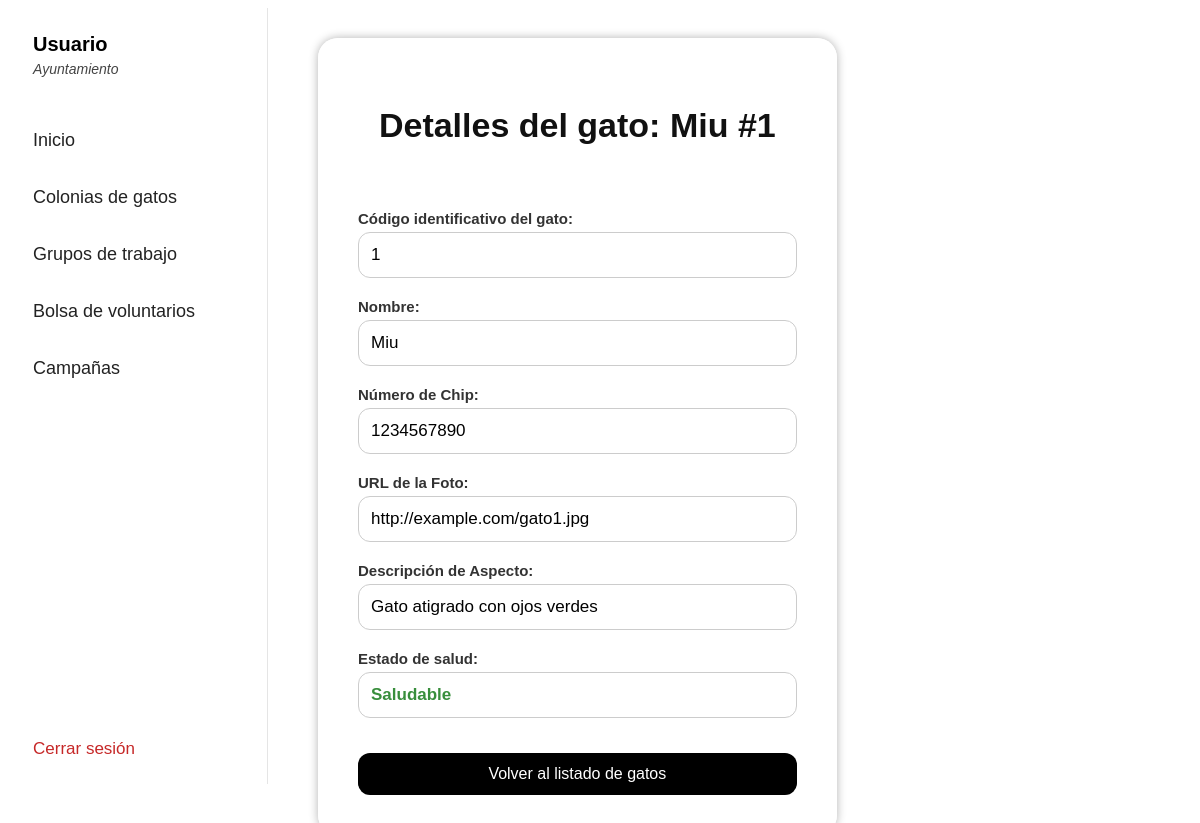
The app's page /BD2imo/panel_ayuntamiento/opciones_gest_colonias/detalles_gato.php?id=1 with its own data.
### tables this page shows
CREATE TABLE gato (
    id_gato INT AUTO_INCREMENT NOT NULL PRIMARY KEY,
    nombre Varchar(100) NOT NULL,
    num_chip Varchar(20) NULL,
    url_foto Varchar(255) NULL,
    descripcion_aspecto Varchar(255) NULL,
    id_estado INT NOT NULL,
    CONSTRAINT fk_gato_estado FOREIGN KEY (id_estado) REFERENCES estado_gato(id_estado)
);

CREATE TABLE estado_gato (
    id_estado INT AUTO_INCREMENT NOT NULL PRIMARY KEY,
    estado VARCHAR(20) NOT NULL
);

### BD2imo/panel_ayuntamiento/opciones_gest_colonias/detalles_gato.php (the view, shortened to what this page needs)
<?php
$id_colonia_actual = "";
$datos_gato = [
    'id_gato' => '',
    'nombre' => '',
    'num_chip' => '',
    'url_foto' => '',
    'descripcion_aspecto' => '',
    'estado' => ''
];
$gato_encontrado = false;
if (isset($_GET["id"])) {
    $id_gato_actual = $_GET["id"];
    $conexion = mysqli_connect("localhost", "root", "");
    $consulta_select = "SELECT g.id_gato, g.nombre, g.num_chip, g.url_foto, g.descripcion_aspecto, eg.estado
                        FROM gato AS g
                        JOIN estado_gato AS eg ON eg.id_estado = g.id_estado AND g.id_gato = '$id_gato_actual'";
    $resultado = mysqli_query($conexion, $consulta_select);
    if ($registro = mysqli_fetch_assoc($resultado)) {
        $datos_gato = $registro;
        $gato_encontrado = true;
        $consulta_colonia = "SELECT id_colonia
                             FROM historial_colonia
                             WHERE id_gato = '$id_gato_actual' AND fecha_salida IS NULL";
        $res_colonia = mysqli_query($conexion, $consulta_colonia);
        if ($reg_colonia = mysqli_fetch_array($res_colonia)) {
            $id_colonia_actual = $reg_colonia['id_colonia'];
        } else {
            $id_colonia_actual = '';
        }
    } else {
        $mensaje_error = "Error: Gato con ID '$id_gato_actual' no encontrado.";
    }
} else {
    $mensaje_error = "Error: No se ha especificado el ID del gato a visualizar.";
}
$id = htmlspecialchars($datos_gato['id_gato']);
$nombre = htmlspecialchars($datos_gato['nombre']);
$chip = htmlspecialchars($datos_gato['num_chip'] ?? '');
$foto = htmlspecialchars($datos_gato['url_foto'] ?? '');
$descripcion = htmlspecialchars($datos_gato['descripcion_aspecto'] ?? '');
$estado = htmlspecialchars($datos_gato['estado']);
?>
<!DOCTYPE html>
<html>
<head>
    <link rel="stylesheet" href="../../estilo/estilo_panel.css">
    <link rel="stylesheet" href="../../estilo/estilo_contenido.css">
</head>
<body>
<div style="display: flex; flex-direction: row;">
    <?php include("../panel_opciones.php"); ?>
    <div class="zona-contenido">
        <div class="contenedor-difuminado">
            <h2 class="titulo-dashboard">Detalles del gato: <?php echo $nombre; ?> #<?php echo $id; ?></h2>
            <?php if ($gato_encontrado) : ?>
                <div class="formulario-colonia">
                    <label for="id_gato">Código identificativo del gato:</label>
                    <input type="text" id="id_gato" name="id_gato" value="<?php echo $id; ?>"
                           maxlength="10" required readonly>
                    <label for="nombre">Nombre:</label>
                    <input type="text" id="nombre" name="nombre" value="<?php echo $nombre; ?>"
                           maxlength="100" required readonly>
                    <label for="num_chip">Número de Chip:</label>
                    <input type="text" id="num_chip" name="num_chip" value="<?php echo $chip; ?>"
                           maxlength="20" readonly>
                    <label for="url_foto">URL de la Foto:</label>
                    <input type="text" id="url_foto" name="url_foto" value="<?php echo $foto; ?>"
                           maxlength="255" readonly>
                    <label for="descripcion_aspecto">Descripción de Aspecto:</label>
                    <input type="text" id="descripcion_aspecto" name="descripcion_aspecto" value="<?php echo $descripcion; ?>"
                           maxlength="255" readonly>
                    <label for="estado">Estado de salud:</label>
                    <input type="text" id="estado" name="estado" value="<?php echo $estado; ?>"
                           maxlength="50" readonly
                           style="font-weight: bold; <?php echo ($estado == 'Difunto' || $estado == 'Enfermo' || $estado == 'Herido') ? 'color: #D32F2F;' : 'color: #388E3C;'; ?>">
                    <?php if ($id_colonia_actual): ?>
                        <button type="button"
                                class="boton-gestion boton-confirmar"
                                onclick="location.href='ver_todos_gatos.php?id=<?php echo $id_colonia_actual; ?>'">
                            Volver al listado de gatos
                        </button>
                    <?php endif; ?>
                </div>
            <?php endif; ?>
        </div>
    </div>
</div>
</body>
</html>

### BD2imo/estilo/estilo_panel.css (style rules this page uses)
.zona-contenido { margin-left: 0px; padding: 0px; font-family: Arial; }

### BD2imo/estilo/estilo_contenido.css (style rules this page uses)
.zona-contenido { margin-left: 50px; min-height: 97vh; background-size: cover; background-position: center; box-sizing: border-box; }
.contenedor-difuminado { background: rgba(255, 255, 255, 0.85); backdrop-filter: blur(6px); -webkit-backdrop-filter: blur(6px); padding: 40px; border-radius: 20px; box-shadow: 0 0 10px rgba(0,0,0,0.3); width: 92%; margin: auto; margin-top: 30px; }
.titulo-dashboard { text-align: center; font-size: 34px; font-weight: bold; margin-bottom: 40px; color: #111; }
.boton-gestion { width: 100%; padding: 12px; background: #000; color: white; border: none; border-radius: 12px; cursor: pointer; font-size: 16px; }
.formulario-colonia { max-width: 500px; margin: 0 auto; padding-top: 10px; display: flex; flex-direction: column; }
.formulario-colonia label { display: block; font-weight: bold; margin-top: 15px; margin-bottom: 5px; font-size: 15px; color: #333; }
.formulario-colonia input[type="text"] { width: 100%; padding: 12px; margin-bottom: 5px; border-radius: 12px; border: 1px solid #ccc; font-size: 17px; box-sizing: border-box; }
.boton-confirmar { width: 100%; margin-top: 30px; }

### records on screen
gato: nombre "Miu", id_gato "1", num_chip "1234567890", url_foto "http://example.com/gato1.jpg", descripcion_aspecto "Gato atigrado con ojos verdes", estado "Saludable"

### other values on screen
$usuario_mostrar "Usuario"
